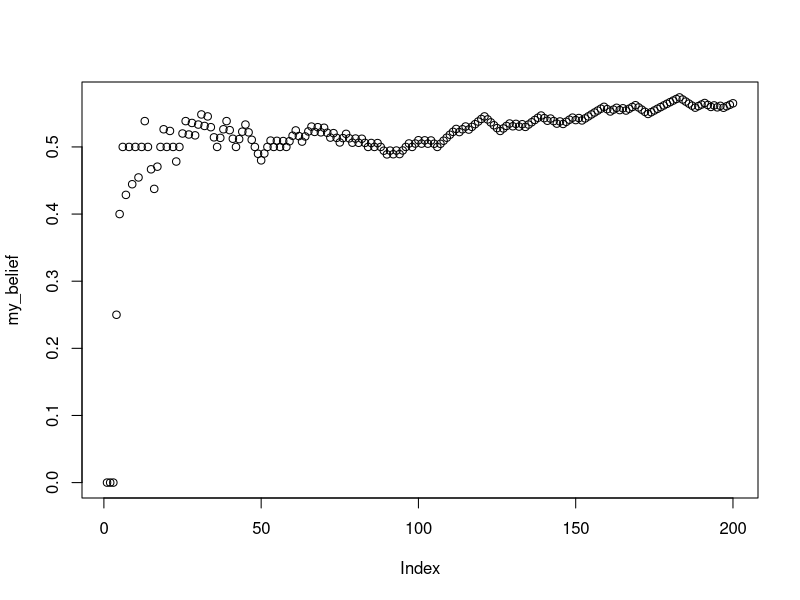
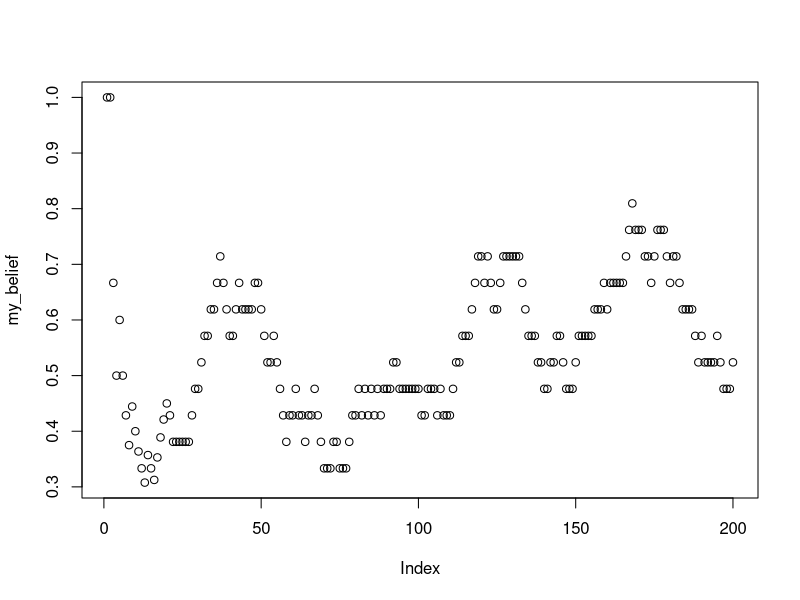

The R script that drew these images, in order:
## ---- chunk 1
knitr::opts_chunk$set(cache=TRUE, message = FALSE, warning = FALSE)
## ---- chunk 2
rolls <- sample(1:6,1000, replace=TRUE)
table(rolls)
## ---- chunk 3
one <- sample(1:6,1000, replace=TRUE)
two <- sample(1:6,1000, replace=TRUE)
combined <- one+two
table(combined)/1000
## ---- chunk 4
first <- rep(x= 1:6, each = 6)
second <- rep(x= 1:6, times = 6)
sum_rolls <- first+second
table(sum_rolls)/length(sum_rolls)

## compare
sim_result <- table(combined)/1000
true_probs <- table(sum_rolls)/length(sum_rolls)

## Difference
true_probs-sim_result
## ---- chunk 5
sample(c("A","B"), 20, replace = TRUE, prob = c(.8, .2))
## ---- chunk 6
letters

LETTERS
## ---- chunk 7
sample(letters,50,replace=TRUE)
## ---- chunk 8
my_letters <- sample(letters,50*5,replace=TRUE)

# turn the vector into a matrix with 5 columns
my_strings <- matrix(my_letters, ncol=5)

# each row is a word, need to collapse the column to create a string
paste(my_strings[1,], collapse="")

# loop to collapse all of the rows into words
random_strings <-c()
for(i in 1:dim(my_strings)[1]){
  random_strings[i] <- paste(my_strings[i,], collapse="")
}

random_strings
## ---- chunk 9
sim_results <- replicate(10000,
                         sample( c(1,0), 10, replace=TRUE)
                         )
number_of_heads <- colSums(sim_results)
table(number_of_heads)/10000

# alternative solution using rbinom

number_of_heads <- rbinom(10000,10,prob=.5)
table(number_of_heads)/10000

## ---- chunk 10
flips <- sample(c("H","T"), 10000, replace=TRUE)

sequence <- c()
for(i in 2:length(flips)){
  first_element <- flips[i-1]
  second_element <- flips[i]
  sequence[i-1] <- paste0(first_element,second_element)
}

table(sequence)/sum(table(sequence))

## 3 element sequences

flips <- sample(c("H","T"), 10000, replace=TRUE)

sequence <- c()
for(i in 3:length(flips)){
  first_element <- flips[i-2]
  second_element <- flips[i-1]
  third_element <- flips[i]
  sequence[i-1] <- paste0(first_element,
                          second_element,
                          third_element)
}

table(sequence)/sum(table(sequence))

## ---- chunk 11
simulated_sequence <- c(rbinom(100,1,.5),
                        rbinom(100,1,.6))
## ---- chunk 12
my_knowledge <- c()
my_belief <- c()
for(i in 1:length(simulated_sequence)){
  
    my_knowledge[i] <- simulated_sequence[i]
    my_belief[i] <- sum(my_knowledge)/length(my_knowledge)
    
}

plot(my_belief)

## ---- chunk 13

simulated_sequence <- c(rbinom(100,1,.5),
                        rbinom(100,1,.6))

my_knowledge <- c()
my_belief <- c()
for(i in 1:length(simulated_sequence)){
  
    my_knowledge[i] <- simulated_sequence[i]
    if(i <= 20){
      my_belief[i] <- sum(my_knowledge)/length(my_knowledge)
    }else{
      my_belief[i] <- sum(my_knowledge[i:(i-20)])/length(my_knowledge[i:(i-20)])
    }
    
}

plot(my_belief)

## ---- chunk 14
my_paragraph <- "This is a paragraph, with some stuff in it. This is another sentence in the paragraph"
the_letters <- unlist(strsplit(my_paragraph, split=""))
the_letters
